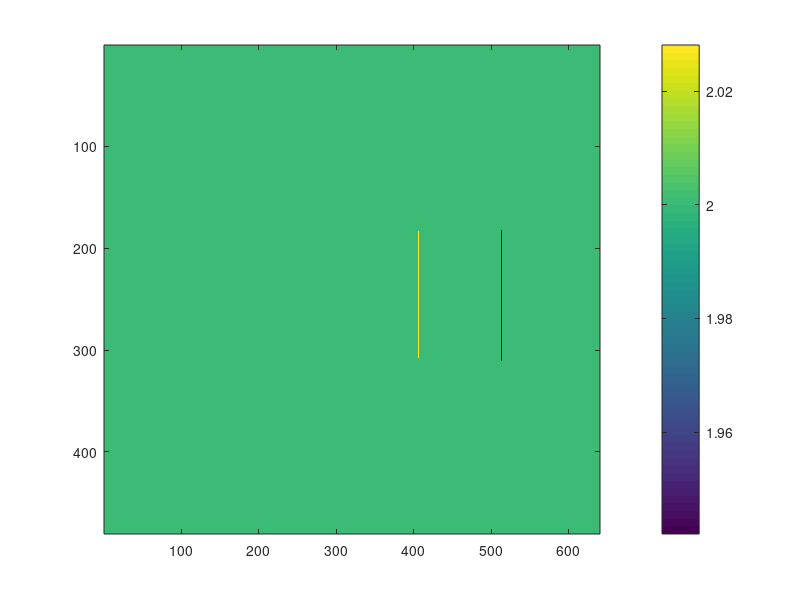
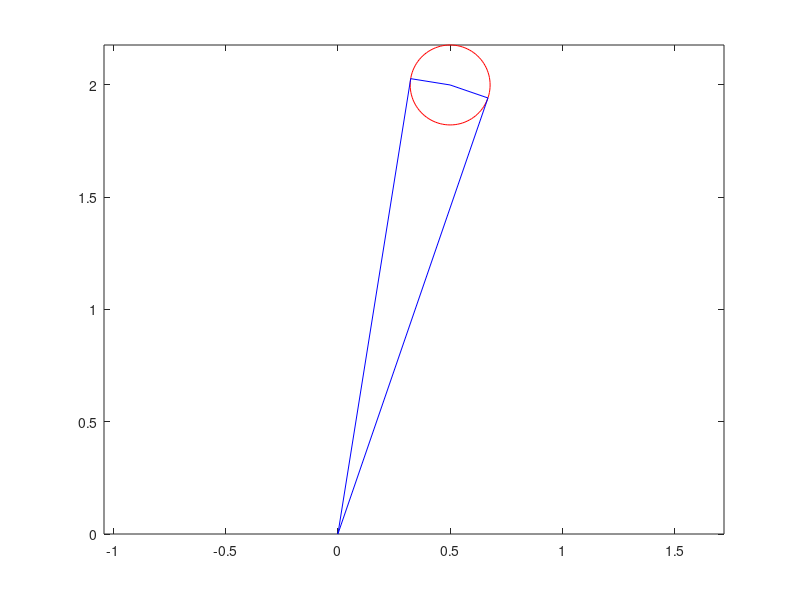

Write MATLAB code to recreate these figures, in order.
Xc = [.5,.3,2]'; %coordinates of hallucinated robot origin in camera frame (right = x, down = y, out = z)

robot_radius = .178;    %radius of robot
robot_height = .48;%height of robot
floor_tolerance = .05;

dim = [640,480];    %[width,height] of image

simulated_image = ones(dim(2),dim(1)) * Xc(3);

%Default kinect calibration values used by ROS
K = [575.8157348632812, 0.0, 314.5; 0.0, 575.8157348632812, 235.5; 0.0, 0.0, 1.0];

h_squared = Xc(1)^2 + Xc(3)^2;
h = sqrt(h_squared);

left = 0;
right = dim(1);

if(h > robot_radius)
    
    tangentDist = sqrt(h_squared - robot_radius^2);

    theta_c = atan2(Xc(1),Xc(3));
    theta_d = asin(robot_radius/h);

    Xt_lb = [tangentDist*sin(theta_c - theta_d), Xc(2)-floor_tolerance, tangentDist*cos(theta_c - theta_d)]';
    Xt_rb = [tangentDist*sin(theta_c + theta_d), Xc(2)-floor_tolerance, tangentDist*cos(theta_c + theta_d)]';

    
    %algabraic solution
    rootpart = sqrt(Xc(3)^2*robot_radius^2*(Xc(1)^2+Xc(3)^2-robot_radius^2));
    Tx1 = (Xc(1)^3 +Xc(1)*Xc(3)^2-Xc(1)*robot_radius^2 + rootpart)/(Xc(1)^2+Xc(3)^2);
    Tx2 = (Xc(1)^3 +Xc(1)*Xc(3)^2-Xc(1)*robot_radius^2 - rootpart)/(Xc(1)^2+Xc(3)^2);

    rootpart2 = Xc(1)*sqrt(Xc(3)^2*robot_radius^2*(Xc(1)^2+Xc(3)^2-robot_radius^2));
    
    Ty1 = (Xc(1)^2*Xc(3)^2+Xc(3)^4-Xc(3)^2*robot_radius^2 - rootpart2)/(Xc(3)*(Xc(1)^2+Xc(3)^2));
    Ty2 = (Xc(1)^2*Xc(3)^2+Xc(3)^4-Xc(3)^2*robot_radius^2 + rootpart2)/(Xc(3)*(Xc(1)^2+Xc(3)^2));
    
    t1=[Tx1,Ty1]';
    t2 =[Tx2,Ty2]';
    
    %This confirms that the analytic solution is identical to the
    %trigonometric
    Xt_lb';
    Xt_rb';

    t1';
    t2';
    
    Xt_lt = Xt_lb + [0,-robot_height+floor_tolerance,0]';
    Xt_rt = Xt_rb + [0,-robot_height+floor_tolerance,0]';


    U_lb = Xt_lb/Xt_lb(3);  %ray to bottom left point
    U_rb = Xt_rb/Xt_rb(3);  %ray to bottom right point
    U_lt = Xt_lt/Xt_lt(3);  %ray to top left point
    U_rt = Xt_rt/Xt_rt(3);  %ray to top right point

    p_lb = K * U_lb;
    p_rb = K * U_rb;
    p_lt = K * U_lt;
    p_rt = K * U_rt;

    p_lb_x = min(max(1,floor(p_lb(1))),dim(1)); %remember to use 0 indexing in C
    p_lb_y = max(min(dim(2),ceil(p_lb(2))),1);
    p_lb_ind = [p_lb_x; p_lb_y]

    p_lt_ind = max([1;1],min(floor(p_lt(1:2)),dim'))

    p_rb_x = max(1,min(ceil(p_rb(1)),dim(1)));
    p_rb_y = max(min(dim(2),ceil(p_rb(2))),1);
    p_rb_ind = [p_rb_x; p_rb_y]

    p_rt_ind = max([1;1],min(ceil(p_rt(1:2)),dim'))

    left = p_lb_ind(1)+1;
    right = p_rb_ind(1)-1;
    
    top = min(p_lt_ind(2),p_rt_ind(2))+1;
    bottom = min(p_lb_ind(2),p_rb_ind(2))-1;

    simulated_image(p_lt_ind(2):p_lb_ind(2),p_lb_ind(1)) = Xt_lb(3);
    simulated_image(p_rt_ind(2):p_rb_ind(2),p_rb_ind(1)) = Xt_rb(3);

end

%first do top
py = top;
keepGoing = true;

while keepGoing
    
    %reprojecting x pixel coordinate at center of y coordinates to ray
    L = K\[1;py;1];
    
    
    %equations for intersection of plane and circle
    
    y = Xc(2)-robot_height;
    tz = y*L(3)/L(2);
    
        
    if (L(2)^2*Xc(3)^2-L(2)^2*robot_radius-2*L(2)*L(3)*Xc(3)*y+L(3)^2*y^2) < 0
        disp('Complex solution! No intersection, so beginning rectangle\n');
        keepGoing=false;
        rectangleTop = py;
    else

    
    rootPart = sqrt(-L(2)^2*(L(2)^2*Xc(3)^2-L(2)^2*robot_radius-2*L(2)*L(3)*Xc(3)*y+L(3)^2*y^2));
    tx1 = (L(2)^2*Xc(1) - rootPart)/(L(2)^2);
    tx2 = (L(2)^2*Xc(1) + rootPart)/(L(2)^2);
    
    px1 = K*[tx1;y;tz];
    px2 = K*[tx2;y;tz];

    validRange1 = floor(left):px1;
    validRange2 = ceil(px2):right;
    
    simulated_image(py,validRange1) = 10;
        simulated_image(py,validRange2) = 10;

    
    py = py+1;
    end
end

figure(1);
imagesc(simulated_image);
colorbar()

figure(2);

X0 = [0;0;0];
pointList = [X0, Xt_lb, Xc, Xt_rb, X0];

th = 0:pi/50:2*pi;
xunit = robot_radius * cos(th) + Xc(1);
yunit = robot_radius * sin(th) + Xc(3);
h = plot(xunit, yunit, 'r');
hold on

plot(pointList(1,:),pointList(3,:), 'b');
hold off

axis equal
